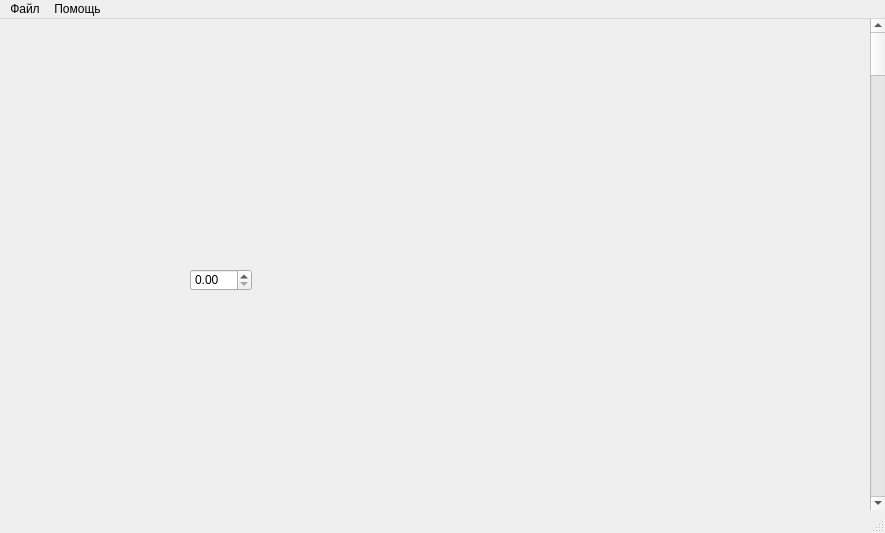
<?xml version="1.0" encoding="UTF-8"?>
<ui version="4.0">
 <class>MainWindow</class>
 <widget class="QMainWindow" name="MainWindow">
  <property name="geometry">
   <rect>
    <x>0</x>
    <y>0</y>
    <width>885</width>
    <height>533</height>
   </rect>
  </property>
  <property name="windowTitle">
   <string>MainWindow</string>
  </property>
  <property name="accessibleName">
   <string>Главная</string>
  </property>
  <widget class="QWidget" name="centralwidget">
   <widget class="QScrollBar" name="verticalScrollBar">
    <property name="geometry">
     <rect>
      <x>870</x>
      <y>0</y>
      <width>16</width>
      <height>491</height>
     </rect>
    </property>
    <property name="orientation">
     <enum>Qt::Vertical</enum>
    </property>
   </widget>
   <widget class="QDoubleSpinBox" name="doubleSpinBox">
    <property name="geometry">
     <rect>
      <x>190</x>
      <y>250</y>
      <width>62</width>
      <height>22</height>
     </rect>
    </property>
   </widget>
  </widget>
  <widget class="QStatusBar" name="statusbar"/>
  <widget class="QMenuBar" name="menuBar">
   <property name="geometry">
    <rect>
     <x>0</x>
     <y>0</y>
     <width>885</width>
     <height>21</height>
    </rect>
   </property>
   <widget class="QMenu" name="menu">
    <property name="title">
     <string>Файл</string>
    </property>
    <addaction name="action_1"/>
    <addaction name="action_6"/>
    <addaction name="action_9"/>
    <addaction name="separator"/>
    <addaction name="action_11"/>
    <addaction name="separator"/>
    <addaction name="action_15"/>
    <addaction name="action_17"/>
    <addaction name="action_18"/>
   </widget>
   <widget class="QMenu" name="menu_2">
    <property name="title">
     <string>Помощь</string>
    </property>
    <addaction name="action_5"/>
    <addaction name="action_GitHub"/>
   </widget>
   <addaction name="menu"/>
   <addaction name="menu_2"/>
  </widget>
  <action name="action">
   <property name="text">
    <string>Закрыть</string>
   </property>
  </action>
  <action name="action_2">
   <property name="text">
    <string>Свернуть в трей</string>
   </property>
  </action>
  <action name="action_4">
   <property name="text">
    <string>Выйти</string>
   </property>
  </action>
  <action name="action_5">
   <property name="text">
    <string>Справка</string>
   </property>
  </action>
  <action name="action_GitHub">
   <property name="text">
    <string>Репозиторий GitHub</string>
   </property>
  </action>
  <action name="action_1">
   <property name="text">
    <string>Добавить ядро</string>
   </property>
  </action>
  <action name="action_7">
   <property name="text">
    <string>Запутить ядро(выбрать)</string>
   </property>
  </action>
  <action name="action_6">
   <property name="text">
    <string>Запустить последнее ядро</string>
   </property>
  </action>
  <action name="action_9">
   <property name="text">
    <string>Запутить ядро(выбрать)</string>
   </property>
  </action>
  <action name="action_11">
   <property name="text">
    <string>Настройки</string>
   </property>
  </action>
  <action name="action_13">
   <property name="text">
    <string>Свернуть в трей</string>
   </property>
  </action>
  <action name="action_14">
   <property name="text">
    <string>Закрыть программу</string>
   </property>
  </action>
  <action name="action_15">
   <property name="text">
    <string>Перезапустить программу</string>
   </property>
  </action>
  <action name="action_16">
   <property name="text">
    <string>Закрыть программу</string>
   </property>
  </action>
  <action name="action_17">
   <property name="text">
    <string>Свернуть в трей</string>
   </property>
  </action>
  <action name="action_18">
   <property name="text">
    <string>Закрыть программу</string>
   </property>
  </action>
 </widget>
 <resources/>
 <connections/>
</ui>
